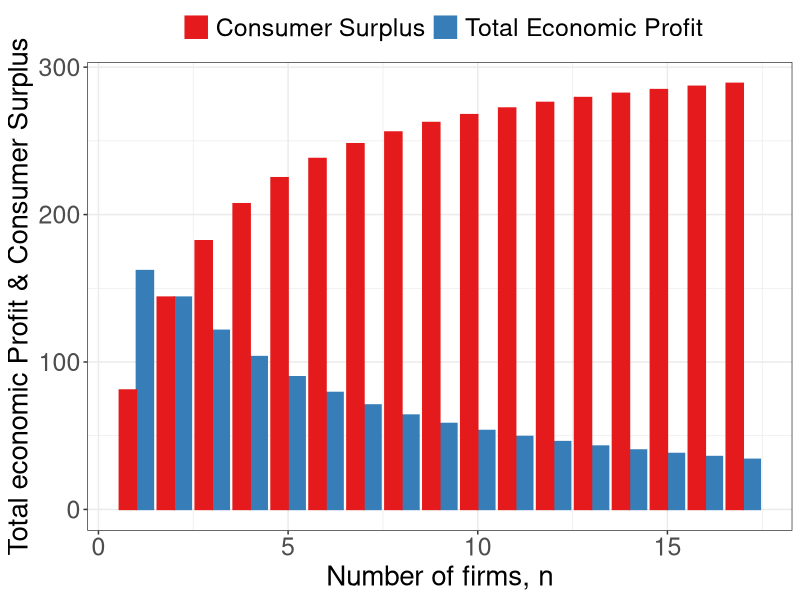

Recreate this plot in R. (Note: this script raises an error after producing the figure.)
require(shape)
pdf(file = "competitionmarkets/consumersurplus_profits.pdf", width = 9, height = 7)

#Set parameters for graphics
pointsize <- 1.8
axislabelsize <- 1.8
labelsize <- 1.5
namesize <- 1.8
annotatesize <- 1.5
graphlinewidth <- 2
segmentlinewidth <- 1.5

COL <- c("#7fc97f", "#beaed4", "#fdc086", "#ffff99", "#386cb0", "#f0027f", "#bf5b17", "#666666")
COLA <- c("#e0f3db", "#99d8c9","#66c2a4","#41ae76", "#238b45", "#005824")
COLB <- c("#c6dbef", "#4eb3d3", "#2b8cbe", "#0868ac","#084081")

par(mar =  c(6, 6, 4, 4))

marketProfit <- function(n, s = 0.5, pmax = 20, c1 = 2) {
  n*(1/(n+1)^2)*(pmax - c1)^2/(s)
}

consumerSurplus <- function(n, s = 0.5, pmax = 20, c1 = 2) {
  (1/2)*(pmax - (c1 + ((1/(n+1))*(pmax -c1)  )) )*(n/(n+1))*( (pmax - c1)/(s))
}



# brfPE <- function(ea, alpha = 16, beta = 1/12) {
#   alpha*(1 - beta*ea)
# }
# 
# indiffeA <- function(ea, alpha = 16, beta = 1/24, uA = 46.08) {
#   1/beta - (0.5*ea)/(alpha*beta) - uA/(alpha*beta*ea)
# }
# 
# indiffB <- function(eb, alpha = 16, beta = 1/24, uB = 46.08) {
#   (alpha*eb - uB - 0.5*eb^2)/(alpha*beta*eb)
# }
# 
# indiffB2 <- function(ea, alpha = 16, beta = 1/24, uB = 46.08) {
#   sqrt(alpha^2*(beta*ea - 1)^2 - 2*uB) - alpha*beta*ea + alpha
# }
# 
# indiffB3 <- function(ea, alpha = 16, beta = 1/24, uB = 46.08) {
#   -sqrt(alpha^2*(beta*ea - 1)^2 - 2*uB) - alpha*beta*ea + alpha
# }


#Input into Wolfram Alpha: solve for x y = 1/b - (0.5*x)/(a*b) - u/(a*b*x)

# indiffAlowB <- function(eb, alpha = 16, beta = 1/24, uA = 46.08) {
#   0.5*(-sqrt((2*alpha*beta*eb - 2*alpha)^2 - 8*uA)) - 2*alpha*beta*eb + 2*alpha
# }
# 
# indiffAlow <- function(ea, alpha = 16, beta = 1/24, uA = 46.08) {
#   0.5*(-sqrt((2*alpha*beta*ea - 2*alpha)^2 - 8*uA)) - 2*alpha*beta*ea + 2*alpha
# }
# 
# indiffAgain <- function(ea, alpha = 16, beta = 1/24, uA = 46.08) {
#   (-2*alpha*ea +2*uA + ea^2 )/ ( 2 * alpha * beta * ea)
# }

library(tidyverse)
xlims <- c(1, 17)

n <- seq(xlims[1], xlims[2], by = 1)
profitN <- marketProfit(n)
csN <- consumerSurplus(n)
df <- data.frame(n, profitN, csN)

df1 <- 
  df %>% 
  gather(type, value, -n)
  
df1 %>%
  ggplot(aes(x = n, y = value, fill = type, color = type)) + 
  geom_bar(stat = "identity", position = "dodge") + 
  xlab("Number of firms, n") +
  ylab("Total economic Profit & Consumer Surplus") + 
  scale_fill_brewer(type = "qual", palette = "Set1", name = "",
                    breaks = c("csN", "profitN"),
                    labels = c("Consumer Surplus", "Total Economic Profit")
                    ) + 
  scale_color_brewer(type = "qual", palette = "Set1", name = "",
                     breaks = c("csN", "profitN"),
                     labels = c("Consumer Surplus", "Total Economic Profit")
  ) +
  theme_bw() + theme(legend.position="top",
              axis.title = element_text(size = 20),
              axis.title.y = element_text(size = 20),
              axis.text.y = element_text(size = 18),
              axis.text.x = element_text(size = 18),
              #legend.title = element_text(size = 16),
              legend.text = element_text(size = 18),
              legend.title = element_text(size = 18))
#ggsave(file = "competitionmarkets/consumersurplus_profits.pdf", device = "pdf", width = 6, height = 4)
  

#B's value when at A's bliss point
#0.35*log(5.88) + 0.35*log(8.88) + 0.5*log(10 - 5.88) + 0.5*log(15 - 8.88) 

#B's bliss point x = 4.11765; y = 6.17647
#A's value when at A's bliss point
#0.5*log(4.11765) + 0.5*log(6.17647) + 0.35*log(10 - 4.11765) + 0.35*log(15 - 6.17647) 

# 
# plot(0, 0, xlim = xlims, ylim = ylims, type = "n",
#      xlab = expression(paste("")),
#      ylab = expression(paste("")), 
#      xaxt = "n", 
#      yaxt = "n", 
#      cex.lab = axislabelsize, 
#      bty = "n",
#      xaxs="i", 
#      yaxs="i")
# 
# # ticksy <- seq(from = 0, to = ylims[2], by = 20)
# # ylabels <- seq(from = 0, to = ylims[2], by = 20)
# # ticksx <- seq(from = 0, to = xlims[2], by = 2)
# # xlabels <- seq(from = 0, to = xlims[2], by = 2)
# ticksy <- c(0, ylims[2])
# ylabels <- c(NA, NA)
# ticksx <- c(0, xlims[2])
# xlabels <- c(NA, NA)
# 
# axis(1, at = ticksx, pos = 0, labels = xlabels)
# 
# #text(x = c(0, 12, 18, 36, xlims[2]), par("usr")[3] - 0.4, labels = xlabels, srt = 0, pos = 1, xpd = TRUE)
# 
# axis(2, at = ticksy, pos = 0, labels = ylabels, las = 1)
# 
# npts <- 500 
# xx1 <- seq(xlims[1], xlims[2], length.out = npts)
# xx2 <- seq(1, xlims[2], length.out = npts)
# 
# lines(xx2, consumerSurplus(xx2, s = 1/2, pmax = 20, c1 = 2), col = COLA[4], lwd = graphlinewidth)
# lines(xx2, marketProfit(xx2, s = 1/2, pmax = 20, c1 = 2), col = COLB[4], lwd = graphlinewidth)

# segments(0, 12, 12, 12, lty = 2, col = "gray" , lwd = segmentlinewidth)
# segments(12, 0, 12, 12, lty = 2, col = "gray" , lwd = segmentlinewidth)

#mtext(expression(paste("A's output, ", x^A)), side=1, line = 2.5, cex = axislabelsize)
text(0.5*(xlims[2]), -35, expression(paste("Number of firms, ", n)), xpd = TRUE, cex = axislabelsize) 
text(-1.8, 0.5*ylims[2], expression(paste("Market profits and consumer surplus, $")), xpd = TRUE, cex = axislabelsize, srt = 90) 

#segments(4.11765, 6.17647, 5.88, 8.88, lty = 1, col = COL[2] , lwd = graphlinewidth)
#text(7.3, 3, expression("Pareto Efficient"))
#text(7.3, 2.5, expression("Curve"))
#Arrows(7.3, 3.5, 7.3, 6.1, col = "black", lty = 1, lwd = 2, arr.type = "triangle", arr.lwd = 0.5)

#Label the iso-welfare functions for the HG, Aisha
# text(3.8, 1.5, expression(u[1]^A))
# text(4.6, 1.5, expression(u[2]^A))
# text(5.5, 1.5, expression(u[3]^A))
#text(6.6, 8.3, expression(u[4]^A))

#Label the indifference curves for the HG, Betty
# text(7.6, 17, expression(u[1]^B))
# text(6.75, 17, expression(u[2]^B))
# text(6, 17, expression(u[3]^B))
#text(3.4, 6.9, expression(v[4]^B))

#Label point i. 
# points(12, 12, pch = 16, col = "black", cex = 1.5)
# text(16.5, 12.5, expression(paste("Nash Equilibrium")))
# text(11.3, 11.3, expression(paste("n")))

#Annotate Pareto Efficient Curve and relevant points
# segments(8, 6, 6, 8, lty = 1, col = COL[2] , lwd = graphlinewidth)
# points(6, 8, pch = 16, col = "black", cex = 1.5)
# text(6, 8.5, expression(paste("g")))
# 
# points(8, 6, pch = 16, col = "black", cex = 1.5)
# text(7, 7.5, expression(paste("i")))
# 
# points(7, 7, pch = 16, col = "black", cex = 1.5)
# text(8, 6.5, expression(paste("f")))

#points(5.84, 8.77, pch = 16, col = "black", cex = 1.5)

#B's brf
text(14, 270, expression(paste("Consumer surplus")), cex = labelsize)
#text(14, 6, expression(paste("function")))
#Arrows(29.5, 6.75, 24, 6.75, col = "black", lty = 1, lwd = 2, arr.type = "triangle", arr.lwd = 0.5)

#A's brf
text(14, 50, expression(paste("Market profits")), cex = labelsize)
#text(6, 32.75, expression(paste("function")))
#Arrows(6, 32, 6, 26, col = "black", lty = 1, lwd = 2, arr.type = "triangle", arr.lwd = 0.5)



# par(new = TRUE)
# 
# #Use the same x and ylims as previously, but with locations switched
# xlims2 <- c(18, 0)
# ylims2 <- c(18, 0)

#Leave the ylab and xlab blank to ensure no axes titles
# plot(0, 0, xlim = xlims2, ylim = ylims2, type = "n",
#      xlab = expression(paste("")),
#      ylab = expression(paste("")),
#      xaxt = "n", 
#      yaxt = "n", 
#      cex.lab = 1.3, 
#      bty = "n",
#      xaxs="i", 
#      yaxs="i")
# 
# 
# lines(xx1, indiffAlow(xx1, uA = 46.08, alpha = 16, beta = 1/24), col = COL[2], lwd = graphlinewidth)


#Set up axes at sides 3 and 4 (top and right)
# axis(side = 3, at = ticksx, pos = 0, labels = xlabels)
# axis(side = 4, at = ticksy, pos = 0, labels = ylabels, las = 0)
# mtext("B's Apples, x", side=3, line = 2.5, cex = axislabelsize)
# text(-0.8, 7, expression(paste("B's Oranges, y")), xpd = TRUE, cex = axislabelsize, srt = 270) 
# 
# #Add arrows:
# arrows(-0.8, 10, -0.8, 14, xpd = TRUE, length=0.1,angle=40,lwd=3)
# arrows(6.2, -1.8, 9, -1.8, xpd = TRUE, length=0.1,angle=40,lwd=3)
# 

#Customize ticks and labels for the plot
#ticksy <- seq(from = 0, to = 15, by = 1)
#ylabels <- seq(from = 0, to = 15, by = 1)
#ticksx <- seq(from = 0, to = 10, by = 1)
#xlabels <- seq(from = 0, to = 10, by = 1)
#axis(1, at = ticksx, pos = 0, labels = xlabels)
#axis(2, at = ticksy, pos = 0, labels = ylabels, las = 0)

dev.off()
